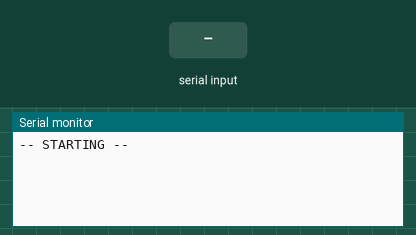
Simulated run of this sketch. Board: Arduino Uno, built with avr-gcc and run on an emulated ATmega328P. On the bench: the last lines printed to the serial monitor. The inputs (shaded band) are chosen by the test bench.

Above: at 1.2 s.
1.3 s: "90,45\n" received over Serial
At 2.5 s:
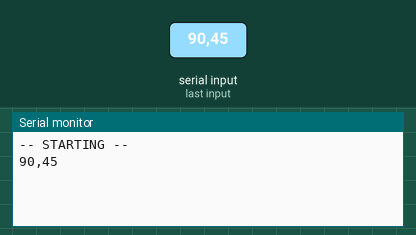
2.8 s: "5\n" received over Serial
At 3.5 s:
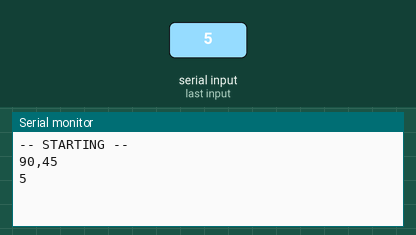

The sketch:

serialReadTest.ino
```cpp
void setup() {
  // put your setup code here, to run once:


  // initialize serial at 9600 baud to communicate with the controlling python script
  Serial.begin(9600);
  Serial.println("-- STARTING --");
}

boolean which = true; //Flipping variable for either turntable or camera
boolean stringComplete;
String inputString = "";
int deg = 0;

void loop(void) {

  if (stringComplete) {

    deg = inputString.toInt();
//    if (which == true) { //if its stepper motor for camera
//      moveUp(deg);
//      }
//    if (which != true) { //if its stepper motor for turntable
////      moveCW(deg);
//      }
//
    Serial.println(inputString);
    //Reassign string for next iteration
    which = !which;
    inputString = "";
    stringComplete = false;
  }

  // send data only when you receive data:
  if (Serial.available() > 0) {

    // read the incoming byte:
    char inChar = (char)Serial.read();

    // add it to the inputString
    inputString += inChar;

    // if the incoming character is a newline, set a flag, we have a voltage (pwm) command
    if (inChar == '\n') {
      stringComplete = true;
    }
  }

}
```

Measured:
- after the input at 1.3 s, the serial monitor: prints a new line at once (image 1)
- after the input at 2.8 s, the serial monitor: prints a new line at once (image 2)
